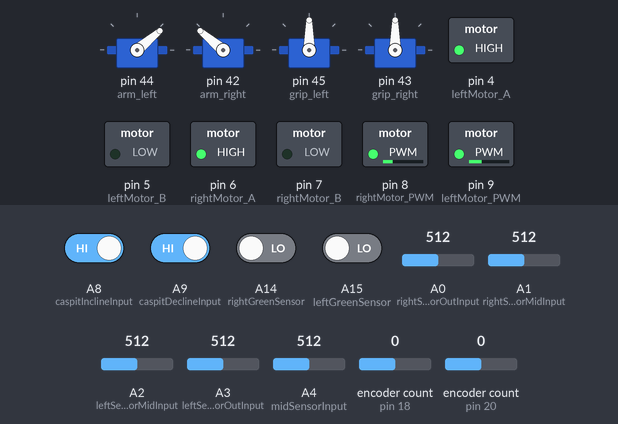
Simulated run of this sketch. Board: Arduino Mega 2560, built with avr-gcc and run on an emulated ATmega2560. On the bench: 4 × servo, switched loads named in the sketch (green lamp = pin HIGH). The inputs (shaded band) are chosen by the test bench; at power-on: A8 (caspitInclineInput), A9 (caspitDeclineInput) HIGH, A14 (rightGreenSensor), A15 (leftGreenSensor) LOW, A2 (leftSensorMidInput) = 512, A0 (rightSensorOutInput) = 512, A1 (rightSensorMidInput) = 512, A3 (leftSensorOutInput) = 512, A4 (midSensorInput) = 512, encoder count (sensors on pin 18, pin 20) 0.

Above: at 1.2 s.
1.3 s: A2 (leftSensorMidInput) set to 716
At 2.5 s:
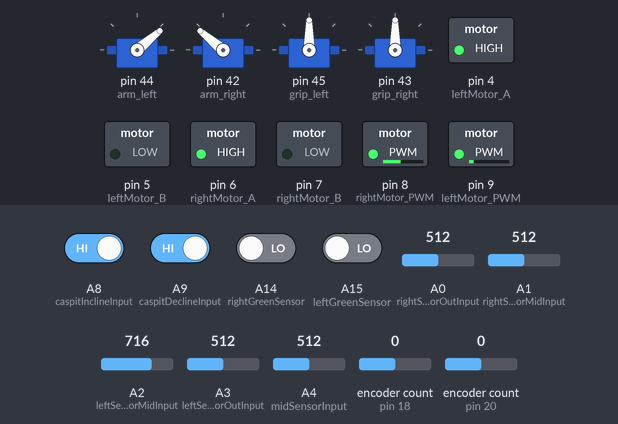
2.8 s: A0 (rightSensorOutInput) set to 344
4.3 s: A0 (rightSensorOutInput) set to 314
At 4.8 s:
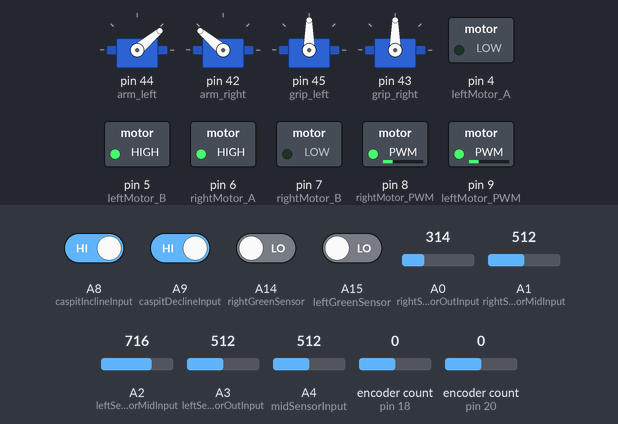
Timing chart, 0 to 7.3 s (numbered marks = the images above; inputs shaded):
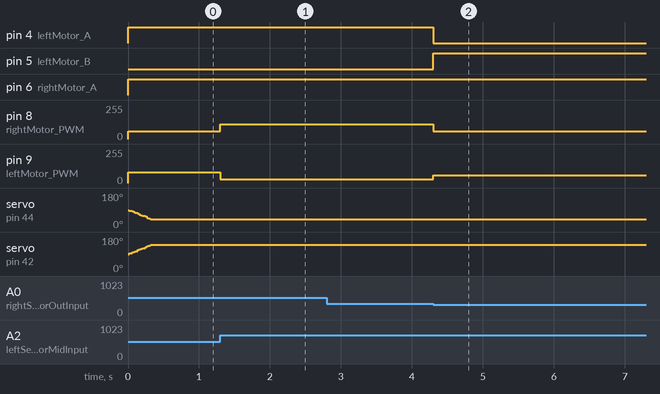

Measured:
- the behaviour switches between 332 and 331 on A0 (rightSensorOutInput) (found by bisection; images 1 and 2)
- after the input at 1.3 s, pin 8 (rightMotor_PWM): 60/255 → 111/255 at once; pin 9 (leftMotor_PWM): 80/255 → 29/255 at once
- after the input at 2.8 s, every drawn part: stays the same
- after the input at 4.3 s, pin 4 (leftMotor_A): HIGH → LOW at once; pin 5 (leftMotor_B): LOW → HIGH at once; pin 8 (rightMotor_PWM): 111/255 → 60/255 at once; pin 9 (leftMotor_PWM): 29/255 → 60/255 at once

The sketch:

Prog10.ino
```cpp
//#include <Servo.h>
#include <Encoder.h>
#include <PinChangeInt.h>
#include <VarSpeedServo.h>

#define DEBUG1 0 // motor speed left/right
#define DEBUG2 0 // sensors digital values
#define DEBUG3 0 // sensors analog values
#define DEBUG4 0 // sensors analog values RAW
#define DEBUG5 0 // UltraSonic Sensor
#define DEBUG6 0 // Mercury sensor
#define DEBUG7 0 // Mercury 'UP' State
#define DEBUG8 0 // Mercury 'DOWN' State
#define DEBUG9 0 // Encoders Spins
#define DEBUG10 0 // Green color sensor digital


// Black Line Value
#define black 250

//encoders
#define CPR 2248.86
#define CPRcm 102.26205
#define wheelPerimeter 22
const double  fullRotation = 360;
const double robotDiameter = 20.5;


const int M1_ENC_A = 18;
const int M1_ENC_B = 19;
const int M2_ENC_A = 20;
const int M2_ENC_B = 21;
Encoder M1(M1_ENC_A, M1_ENC_B);
Encoder M2(M2_ENC_A, M2_ENC_B);
double M1Spin, M2Spin,M1SpinCM,M2SpinCM;


//servos
const int arm_left =  44, arm_right =  42;
const int grip_left = 45, grip_right = 43;
VarSpeedServo AL,GL,AR,GR; //Arm left, Grip left, Arm right, Grip right

// Engine Pin Layout
#define rightMotor_A 6
#define rightMotor_B 7
#define rightMotor_PWM 8
#define leftMotor_A 4
#define leftMotor_B 5
#define leftMotor_PWM 9

// Ultrasonic Sensor
#define trigPin 14
#define echoPin 3
unsigned long time = 0;
unsigned long duration;
int distance = 0;

// Mercury Sensor
#define caspitInclineInput A8
#define caspitDeclineInput A9
volatile boolean cInclineFlag=false;
volatile boolean cDeclineFlag=false;
unsigned long caspitTime;
unsigned long caspitInclineTime;
unsigned long caspitDeclineTime;

// Green Color Sensors
#define rightGreenSensor A14
#define leftGreenSensor A15
boolean ifRightGreenSensor, ifLeftGreenSensor;
boolean leftGreenFlag, rightGreenFlag;

//Infrared Line Sensors
#define rightSensorOutInput A0
#define rightSensorMidInput A1
#define leftSensorMidInput A2
#define leftSensorOutInput A3
#define midSensorInput A4
int rightSensorMidRAW,leftSensorMidRAW,midSensorRAW,rightSensorOutRAW,leftSensorOutRAW;
int rightSensorMid,leftSensorMid,midSensor,rightSensorOut,leftSensorOut;
int rightSub,leftSub;

boolean digitalSensor[5];
int analogSensor[5];
int analogSensorRAW[5];
const char* sensorNum[] = {"rightSensorOut(A0) = " , " rightSensorMid(A1) = " , " leftSensorMid(A2) = " , " leftSensorOut(A3) = " , " midSensor(A4) = "};


//Servos Functions
void moveUpFast(){
  AR.write(140, 100, false);
  AL.write(40, 100,false);
}

void moveUp(){
  AR.write(140, 30, false);
  AL.write(40, 30,false);

}

void moveDown(){
  AL.write(115, 50, false);
  AR.write(75, 50, false);
}

void openGrip(){
  GR.write(50);
  GL.write(130);

}

void closeGrip(){
  GL.write(70);
  GR.write(110);
}

void servo_init(){
  moveUpFast();
//  closeGrip();
}

/*
void trigUs(){
  digitalWrite(trigPin, 1);
  delayMicroseconds(10);
  digitalWrite(trigPin,0);
  duration = pulseIn(echoPin,HIGH);
  attachInterrupt(1, measurement, RISING);
}

void measurement(){
  distance = duration/58;

  if(DEBUG5){
    Serial.print("Distance = ");
    Serial.println(distance);
  }
  detachInterrupt(1);
}
*/

void stopingz(){
  motors(0,0);
}

void readSensors(){
  rightSensorMidRAW = analogRead(rightSensorMidInput);
  leftSensorMidRAW = analogRead(leftSensorMidInput);
  midSensorRAW = analogRead(midSensorInput);
  rightSensorOutRAW = analogRead(rightSensorOutInput);
  leftSensorOutRAW =analogRead(leftSensorOutInput);

  rightSensorOut = map(rightSensorOutRAW, 1000, 110, 1000, 0);
  rightSensorMid = map(rightSensorMidRAW, 1000 ,115, 1000, 0);
  leftSensorMid = map(leftSensorMidRAW, 1000, 190,  1000, 0);
  leftSensorOut = map(leftSensorOutRAW, 1000, 120,1000, 0);
  midSensor = map(midSensorRAW, 1000 ,115, 1000, 0);

  analogSensor[0] = rightSensorOut;
  analogSensor[1] = rightSensorMid;
  analogSensor[2] = leftSensorMid;
  analogSensor[3] = leftSensorOut;
  analogSensor[4] = midSensor;

  analogSensorRAW[0] = rightSensorOutRAW;
  analogSensorRAW[1] = rightSensorMidRAW;
  analogSensorRAW[2] = leftSensorMidRAW;
  analogSensorRAW[3] = leftSensorOutRAW;
  analogSensorRAW[4] = midSensorRAW;
}

void updateDigital() {
  for(int i = 0; i< 5; i++){
    if(analogSensor[i] < black)
      digitalSensor[i] = true;
    else
      digitalSensor[i] = false;
  }
}


void updateSensors(){
  readSensors();
  updateDigital();
  caspitState();
  caspitUpState();
  caspitDownState();
  greenColorSensorState();
  MotorSpins();
  MotorSpinsCM();

/*  if(millis() - time > 50){
    trigUs();
    time = millis();
  }
*/

  if(DEBUG2){
    for(int c = 0; c < 5; c++)
    {
      for(int i = 0; i< 5; i++){
        Serial.print(sensorNum[i]);
        Serial.print(digitalSensor[i]);
      }
      Serial.println();
    }

  }

  if(DEBUG3){
    for(int c = 0; c < 5;c++)
      for(int j = 0; j< 5; j++){
        Serial.print(sensorNum[j]);
        Serial.print(analogSensor[j]);
      }
    Serial.println();
  }


  if(DEBUG4){
    for( int c = 0; c < 5; c++)
    {
      for(int k = 0; k < 5; k++){
        Serial.print(sensorNum[k]);
        Serial.print(analogSensorRAW[k]);
      }
      Serial.println();
    }
  }

   if(DEBUG9){
    Serial.print(" M1Spin = ");
    Serial.print(M1Spin);
    Serial.print(" M2Spin =  ");
    Serial.println(M2Spin);

  }

}

void greenColorSensorState(){
  ifRightGreenSensor = digitalRead(rightGreenSensor);
  ifLeftGreenSensor = digitalRead(leftGreenSensor);
  if(DEBUG10){
    Serial.print("RightGreenSensor : ");
    Serial.print(ifRightGreenSensor);
    Serial.print(" LeftGreenSensor : ");
    Serial.println(ifLeftGreenSensor);
  }
}

void colorSensor_init(){
  attachPinChangeInterrupt(rightGreenSensor, greenColorSensorState, CHANGE);
  attachPinChangeInterrupt(leftGreenSensor, greenColorSensorState, CHANGE);
}

void caspit_init(){
  pinMode(caspitInclineInput, INPUT_PULLUP);
  pinMode(caspitDeclineInput, INPUT_PULLUP);
  attachPinChangeInterrupt(A8, setCaspitUpTime, CHANGE);
  attachPinChangeInterrupt(A9, setCaspitDownTime, CHANGE);
}

void setCaspitUpTime(){
   if(digitalRead(caspitInclineInput)==0)
      caspitTime=millis();
}


void setCaspitDownTime(){
  if(digitalRead(caspitDeclineInput)==0)
      caspitDeclineTime=millis();
}

boolean caspitState(){

  if(digitalRead(caspitInclineInput)==0){
    if((millis()-caspitTime)>150){
      if(DEBUG6)
        Serial.println("CaspitState : true");
      return true;
    }
  }

  if(DEBUG6)
    Serial.println("CaspitState = false");

  return false;
}

boolean caspitUpState(){

  if(digitalRead(caspitInclineInput)==0){
    if((millis()-caspitTime) > 200){
      if(DEBUG7)
        Serial.println("CaspitUpState : true");
      return true;
    }
  }
      if(DEBUG7)
        Serial.println("CaspitUpState : false");

      return false;
}


boolean caspitDownState(){

  if(digitalRead(caspitDeclineInput)==0){
    if((millis()-caspitDeclineTime) > 200){
      if(DEBUG8)
        Serial.println("CaspitDownState : true");
      return true;
    }
  }
      if(DEBUG8)
        Serial.println("CaspitDownState : false");

      return false;
}

void caspitCapot(){
  if(caspitUpState()){
    cInclineFlag = 1;
    moveDown();
  }


  if(caspitDownState()){
    cDeclineFlag = 1;
  }

  if((cDeclineFlag==1) && (cInclineFlag==1) && (digitalRead(caspitDeclineInput)==1) && (digitalRead(caspitInclineInput)==1) ){
    moveUp();
    cDeclineFlag = 0;
    cInclineFlag = 0;
    //dec =ירידה
    //inc =עליה
    }
}


void Drive(){
  caspitCapot();
  if(!caspitState()){
    if((leftSensorOut < black) || (rightSensorOut < black)){
      updateSensors();
      if(ifRightGreenSensor || ifLeftGreenSensor){
        turnOnGreen();
      }
      else
        turnAround();
/*else
        checkForward();*/
    }


    else{
       updateSensors();
      drive1(70,70);
        if(ifRightGreenSensor || ifLeftGreenSensor){
        turnOnGreen();
  }


  }
  }
  else
    DaniBoost(200,200);
}

void drive1(int speed1,int speed2){

  int rightSensorMid1 = map(rightSensorMid, 0, 1000, -100, 100);
  int leftSensorMid1 = map(leftSensorMid, 0, 1000, -100, 100);
  int rightSensorOut1 = map(rightSensorOut, 0, 1000, -100, 100);
  int leftSensorOut1 = map(leftSensorOut, 0, 1000, -100, 100);

  int error = (rightSensorMid1 - leftSensorMid1);

  motors(speed1 + error,speed2 - error);
}

void DaniBoost(int speed3,int speed4){

  int rightSensorMid1 = map(rightSensorMid, 0, 1000, 0, 60);
  int leftSensorMid1 = map(leftSensorMid, 0, 1000, 0, 60);

  int error = (rightSensorMid1 - leftSensorMid1);

  motors(speed3 + error,speed4 - error);
}

void turnOnGreen(){
  if(ifLeftGreenSensor){
    pivotTurn(55, false);
    delay(50);
          motors(70,-70);
    while(midSensor > black){
      updateSensors();
    }

  }

   if(ifRightGreenSensor){
     pivotTurn(55, true);
    delay(50);
          motors(-70,70);
    while(midSensor > black){
      updateSensors();
    }

  }
 }


void checkForward(){
  driveForCMm2(5);

  if(midSensor < black)
    return;
  else{
    driveForCMm2(-5);
    turnAround();
  }
}

void turnAround(){
  if(leftSensorOut < black){
    motors(60,-60);
    delay(50);
    while(rightSensorMid > black){
      updateSensors();
    }
  }
  else if(rightSensorOut < black){
    motors(-60 ,60);
    delay(50);
    while(leftSensorMid > black){
      updateSensors();
    }
  }
}


void leftMotorDrive(int pwm){
  if (pwm > 0)
  {
    digitalWrite(leftMotor_A,1);
    digitalWrite(leftMotor_B,0);
    analogWrite(leftMotor_PWM, pwm);
  }
  else
  {
    digitalWrite(leftMotor_A,0);
    digitalWrite(leftMotor_B,1);
    analogWrite(leftMotor_PWM, -pwm);
  }
}

void rightMotorDrive(int pwm){
  if (pwm > 0)
  {
    digitalWrite(rightMotor_A,1);
    digitalWrite(rightMotor_B,0);
    analogWrite(rightMotor_PWM, pwm);
  }
  else
  {
    digitalWrite(rightMotor_A,0);
    digitalWrite(rightMotor_B,1);
    analogWrite(rightMotor_PWM, -pwm);
  }
}


void motors(int left, int right){
  if(DEBUG1){
    Serial.print("Left: ");
    Serial.print(left);
    Serial.print("Right: ");
    Serial.println(right);
  }

  if (left > 0)
  {
    digitalWrite(leftMotor_A,1);
    digitalWrite(leftMotor_B,0);
    analogWrite(leftMotor_PWM, left);
  }
  else
  {
    digitalWrite(leftMotor_A,0);
    digitalWrite(leftMotor_B,1);
    analogWrite(leftMotor_PWM, -left);
  }

  if (right > 0)
  {
    digitalWrite(rightMotor_A,1);
    digitalWrite(rightMotor_B,0);
    analogWrite(rightMotor_PWM, right);
  }
  else
  {
    digitalWrite(rightMotor_A,0);
    digitalWrite(rightMotor_B,1);
    analogWrite(rightMotor_PWM, -right);
  }
}

//Encoder Functions
void MotorSpins(){
  M1Spin = M1.read() /CPR;
  M2Spin = M2.read() /CPR;
}

void MotorSpinsCM(){
  M1SpinCM = M1.read() /CPRcm;
  M2SpinCM = M2.read() /CPRcm;
}


void driveForCMm1(double cm){
 int  M1temp=M1.read()/CPRcm;

 updateSensors();

  if(cm > 0){
    while (M1temp+cm>M1SpinCM){
      motors(70,70);
      updateSensors();
    }
  }

  else{
    while (M1temp+cm<M1SpinCM){
     motors(-70, -70);
      updateSensors();
    }
  }
}


void driveForCMm2(double cm){
 int  M2temp=M2.read() /CPRcm;

 updateSensors();

  if(cm > 0){
    while (M2temp+cm>M2SpinCM){
      motors(70,70);
      updateSensors();
    }
  }

  else{
    while (M2temp+cm<M2SpinCM){
     motors(-70, -70);
      updateSensors();
    }
  }
}

void pointTurn(double degree, boolean imClock){
  int  M2temp=M2.read() /CPR;
   int  M1temp=M1.read() /CPR;

  double ratio = (degree/fullRotation);
  double length = (robotDiameter*PI)/ wheelPerimeter;
  double rotations = ratio * length;
  if(imClock){
    while (M2temp+rotations>M2Spin){
    updateSensors();
      motors(-70,70);
  }
  }
  if(!imClock){
     while (M2temp-rotations<M2Spin){
        updateSensors();
       motors(70,-70);
  }
  }

}

void pivotTurn(double degree, boolean right){
  int M2temp=M2.read() /CPR;
  int M1temp=M1.read() /CPR;

   double ratio = (degree/fullRotation);
   double length = (2*(robotDiameter*PI))/ wheelPerimeter;
   double rotations = ratio * length;

  if(right){
    while (M2temp+rotations>M2Spin){
    updateSensors();
    motors(0,70);
  }
  }
  if(!right){
     while (M1temp+rotations>M1Spin){
      updateSensors();
       motors(70,0);
  }
  }
}


void setup(){
//Serial.begin(9600);
  for(int i = 4; i < 8; i ++)
    pinMode(i,OUTPUT);

    pinMode(rightGreenSensor,INPUT);
      pinMode(leftGreenSensor,INPUT);
 // pinMode(trigPin,OUTPUT);
  //trigUs();
  caspit_init();
  servo_init();
//  colorSensor_init();

  AL.attach(arm_left);
  AR.attach(arm_right);
  GL.attach(grip_left);
  GR.attach(grip_right);
}

void loop(){
  updateSensors();
  Drive();

}
```
